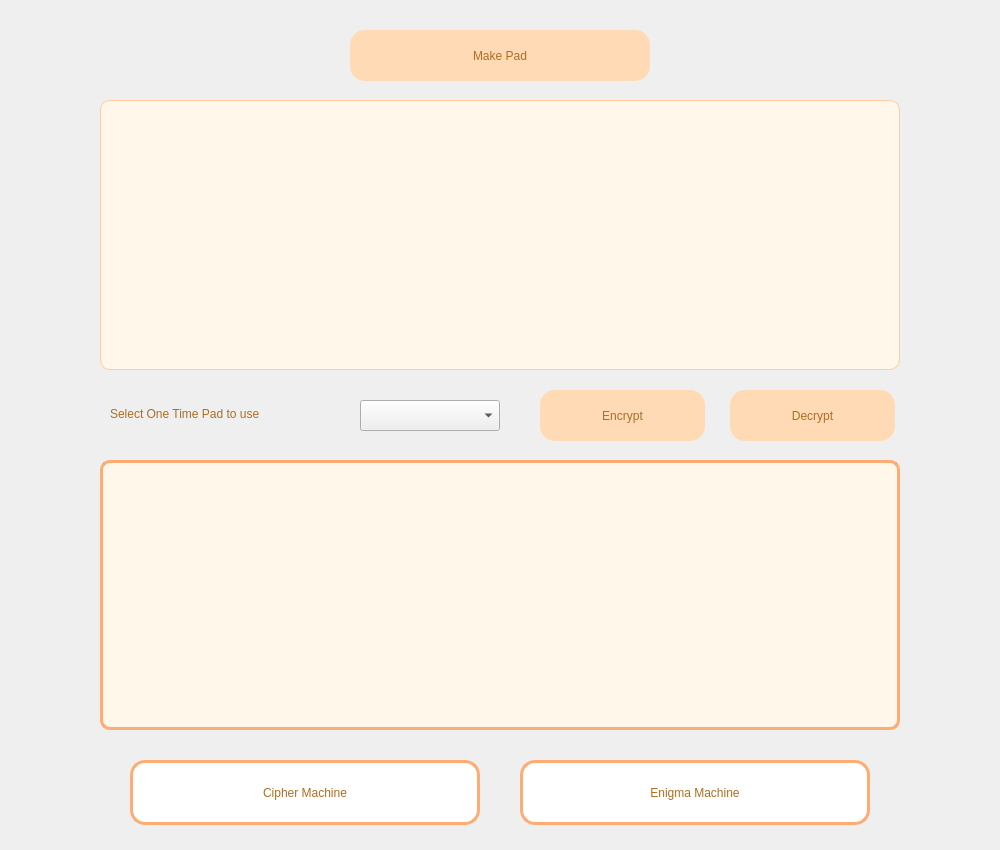
<?xml version="1.0" encoding="UTF-8"?>
<ui version="4.0">
 <class>Dialog</class>
 <widget class="QDialog" name="Dialog">
  <property name="geometry">
   <rect>
    <x>0</x>
    <y>0</y>
    <width>1000</width>
    <height>850</height>
   </rect>
  </property>
  <property name="windowTitle">
   <string>Dialog</string>
  </property>
  <widget class="QTextEdit" name="inputText">
   <property name="geometry">
    <rect>
     <x>100</x>
     <y>100</y>
     <width>800</width>
     <height>270</height>
    </rect>
   </property>
   <property name="minimumSize">
    <size>
     <width>400</width>
     <height>0</height>
    </size>
   </property>
   <property name="styleSheet">
    <string notr="true">QTextEdit{
	font: 10pt &quot;MS Shell Dlg 2&quot;;
	border: 1px solid #ffcca0;
	border-radius: 10px; 
	color: #ac6e23;
	background-color: #fff7ea;
	padding: 10px;
}

QTextEdit:hover {
	border: 3px solid #ffac74;
}
</string>
   </property>
  </widget>
  <widget class="QTextEdit" name="outputText">
   <property name="geometry">
    <rect>
     <x>100</x>
     <y>460</y>
     <width>800</width>
     <height>270</height>
    </rect>
   </property>
   <property name="styleSheet">
    <string notr="true">QTextEdit{
	border: 3px solid #ffac74;
	border-radius: 10px; 
	color: #ac6e23;
	background-color: #fff7ea;
	padding: 10px;
	font: 14pt &quot;MS Shell Dlg 2&quot;;
}
</string>
   </property>
   <property name="readOnly">
    <bool>true</bool>
   </property>
  </widget>
  <widget class="QPushButton" name="encBut">
   <property name="geometry">
    <rect>
     <x>540</x>
     <y>390</y>
     <width>165</width>
     <height>51</height>
    </rect>
   </property>
   <property name="styleSheet">
    <string notr="true">QPushButton {
	font: 700 10pt &quot;MS Shell Dlg 2&quot;;
	border: none;
	border-left 2px solid transparent;
	border-radius: 15px; 
	background-color: #ffdab5;
	color: #ac6e23;
}

QPushButton:hover {
	background-color: #ffac74;
}

QPushButton:pressed {
	background-color: #e69b69;
	color: #fff;
}
</string>
   </property>
   <property name="text">
    <string>Encrypt</string>
   </property>
  </widget>
  <widget class="QPushButton" name="decBut">
   <property name="geometry">
    <rect>
     <x>730</x>
     <y>390</y>
     <width>165</width>
     <height>51</height>
    </rect>
   </property>
   <property name="styleSheet">
    <string notr="true">QPushButton {
	font: 700 10pt &quot;MS Shell Dlg 2&quot;;
	border: none;
	border-left 2px solid transparent;
	border-radius: 15px; 
	background-color: #ffdab5;
	color: #ac6e23;
}

QPushButton:hover {
	background-color: #ffac74;
}

QPushButton:pressed {
	background-color: #e69b69;
	color: #fff;
}
</string>
   </property>
   <property name="text">
    <string>Decrypt</string>
   </property>
  </widget>
  <widget class="QLabel" name="label_3">
   <property name="geometry">
    <rect>
     <x>110</x>
     <y>400</y>
     <width>241</width>
     <height>28</height>
    </rect>
   </property>
   <property name="styleSheet">
    <string notr="true">color: #ac6e23;
font: 550 10pt &quot;MS Shell Dlg 2&quot;;</string>
   </property>
   <property name="text">
    <string>Select One Time Pad to use</string>
   </property>
  </widget>
  <widget class="QComboBox" name="padList">
   <property name="geometry">
    <rect>
     <x>360</x>
     <y>400</y>
     <width>140</width>
     <height>31</height>
    </rect>
   </property>
  </widget>
  <widget class="QPushButton" name="enigmaBut">
   <property name="geometry">
    <rect>
     <x>520</x>
     <y>760</y>
     <width>350</width>
     <height>65</height>
    </rect>
   </property>
   <property name="styleSheet">
    <string notr="true">QPushButton {
	font: 700 11pt &quot;MS Shell Dlg 2&quot;;
	border: none;
	border-left 2px solid transparent;
	border-radius: 15px; 
	background-color: #ffffff;
	border: 3px solid #ffac74;
	color: #ac6e23;
}

QPushButton:hover {
	background-color: #ffdab5;
}

QPushButton:pressed {
	background-color: #e69b69;
	color: #fff;
}
</string>
   </property>
   <property name="text">
    <string>Enigma Machine</string>
   </property>
  </widget>
  <widget class="QPushButton" name="backBut">
   <property name="geometry">
    <rect>
     <x>130</x>
     <y>760</y>
     <width>350</width>
     <height>65</height>
    </rect>
   </property>
   <property name="styleSheet">
    <string notr="true">QPushButton {
	font: 700 11pt &quot;MS Shell Dlg 2&quot;;
	border: none;
	border-left 2px solid transparent;
	border-radius: 15px; 
	background-color: #ffffff;
	border: 3px solid #ffac74;
	color: #ac6e23;
}

QPushButton:hover {
	background-color: #ffdab5;
}

QPushButton:pressed {
	background-color: #e69b69;
	color: #fff;
}
</string>
   </property>
   <property name="text">
    <string>Cipher Machine</string>
   </property>
  </widget>
  <widget class="QPushButton" name="padBut">
   <property name="geometry">
    <rect>
     <x>350</x>
     <y>30</y>
     <width>300</width>
     <height>51</height>
    </rect>
   </property>
   <property name="styleSheet">
    <string notr="true">QPushButton {
	font: 700 10pt &quot;MS Shell Dlg 2&quot;;
	border: none;
	border-left 2px solid transparent;
	border-radius: 15px; 
	background-color: #ffdab5;
	color: #ac6e23;
}

QPushButton:hover {
	background-color: #ffac74;
}

QPushButton:pressed {
	background-color: #e69b69;
	color: #fff;
}
</string>
   </property>
   <property name="text">
    <string>Make Pad</string>
   </property>
  </widget>
 </widget>
 <resources/>
 <connections/>
</ui>
